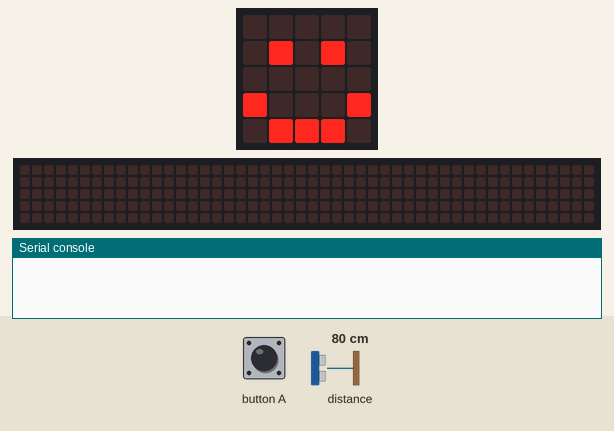
Recording of a program running on a simulated BBC micro:bit (MakeCode). Shown: the board's 5×5 LED display, a strip that is not on the board, showing the scrolling text unrolled, the last lines printed to the serial console. The inputs (shaded band) are chosen by the test bench; at power-on: distance to the obstacle 80 cm. No radio messages arrive unless stated (any console line starting 'radio sent:' is added by the test bench); the 48×5 strip is a reading aid, not a part: it shows the text the display is scrolling, unrolled, one strip-width of it at a time.

Above: at 1.8 s.
1.9 s: button A pressed for 0.15 s
At 1.98 s:
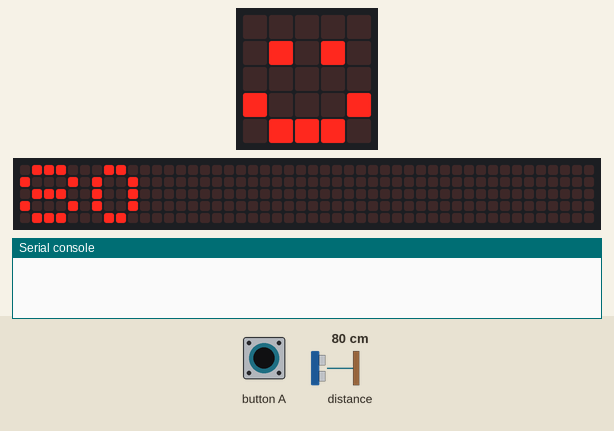
At 5.2 s:
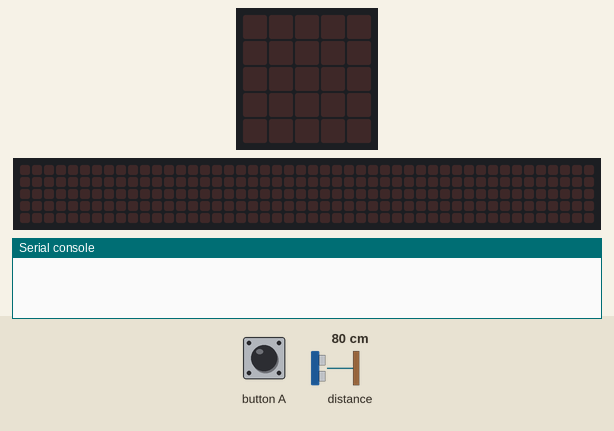
5.6 s: button A pressed for 3.2 s
At 9.68 s:
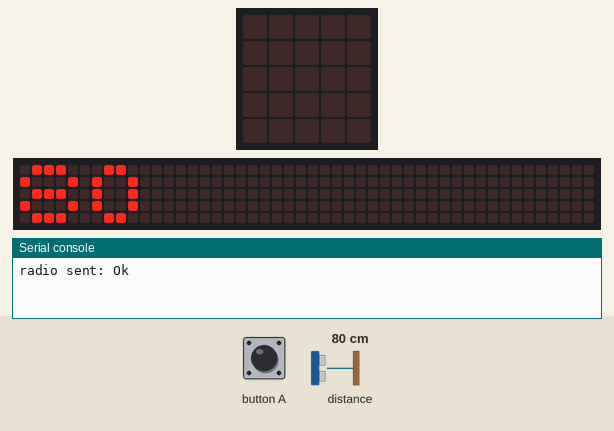
Timing chart, 0 to 11.2 s (numbered marks = the images above; inputs shaded):
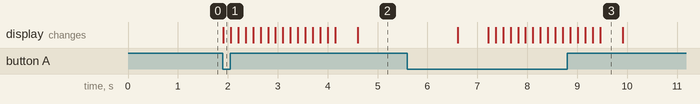

Measured:
- after the input at 1.9 s, the display: changes at once (image 1)
- after the input at 5.6 s, the display: first differs from a run without the input after 1.6 s (image 3 shows a later state)
- what the display in image 3 shows lasts 0.4 s, from 9.5 s to 9.9 s

The program:

main.ts
```typescript
// (licence header left out)
// variables
let distanceToTarget: number = 0

// set up
radio.setGroup(69)
basic.clearScreen()
basic.showIcon(IconNames.Happy)

// loop
while (true) {
  if (input.buttonIsPressed(Button.A) === true) {
    distanceToTarget = sonar.ping(DigitalPin.P0, DigitalPin.P1, PingUnit.Centimeters)

    // if distance is less than or equal to 10
    if (distanceToTarget <= 10) {
      basic.showNumber(distanceToTarget)
      basic.pause(1000)
      radio.sendString('Too close')
      basic.pause(1000)
      basic.showIcon(IconNames.Happy)
    }
    // if distance is more than 10
    if (distanceToTarget > 10) {
      basic.showNumber(distanceToTarget)
      basic.pause(1000)
      radio.sendString('Ok')
      basic.pause(1000)
      basic.showIcon(IconNames.Happy)
    }
  }
}
```
